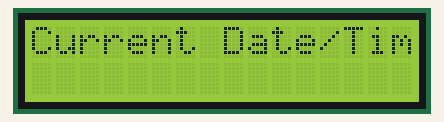
This sketch was run on a simulated Arduino Uno, built with avr-gcc and run on an emulated ATmega328P. On the bench: 16×2 character LCD. The local clock reads 2024-03-15 10:24:30 at power-on unless the sketch sets it.

Above: at 0.1 s.
At 1.1 s:
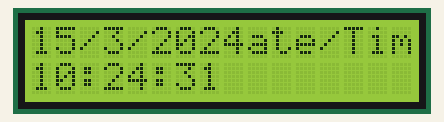
At 10.2 s:
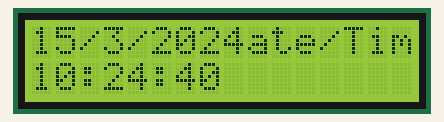
At 19.2 s:
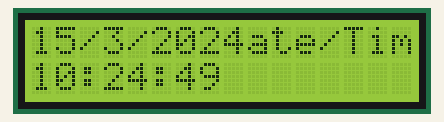
At 28.3 s:
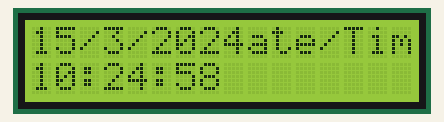
At 38.4 s:
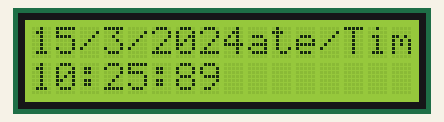

Measured:
- what the display in image 1 shows lasts 1.0 s, from 1.1 s to 2.1 s

The sketch:

basicTimer.ino
```cpp
#include <LiquidCrystal.h>
#include <Wire.h>
#include <Time.h>
#include <DS1307RTC.h>

LiquidCrystal lcd(8, 9, 4, 5, 6, 7);

void setup() {
  lcd.begin(16, 2);
  lcd.print("Current Date/Time");
  delay(1000);
  setSyncProvider(RTC.get);   // set function to get the time from the RTC
}

void loop() {
  time_t t = now();
  lcd.setCursor(0, 0);
  lcd.print(day(t));
  lcd.print("/");
  lcd.print(month(t));
  lcd.print("/");
  lcd.print(year(t));
  lcd.setCursor(0, 1);
  lcd.print(hour(t));
  lcd.print(":");
  lcd.print(minute(t));
  lcd.print(":");
  lcd.print(second(t));
  delay(1000);
}
```
